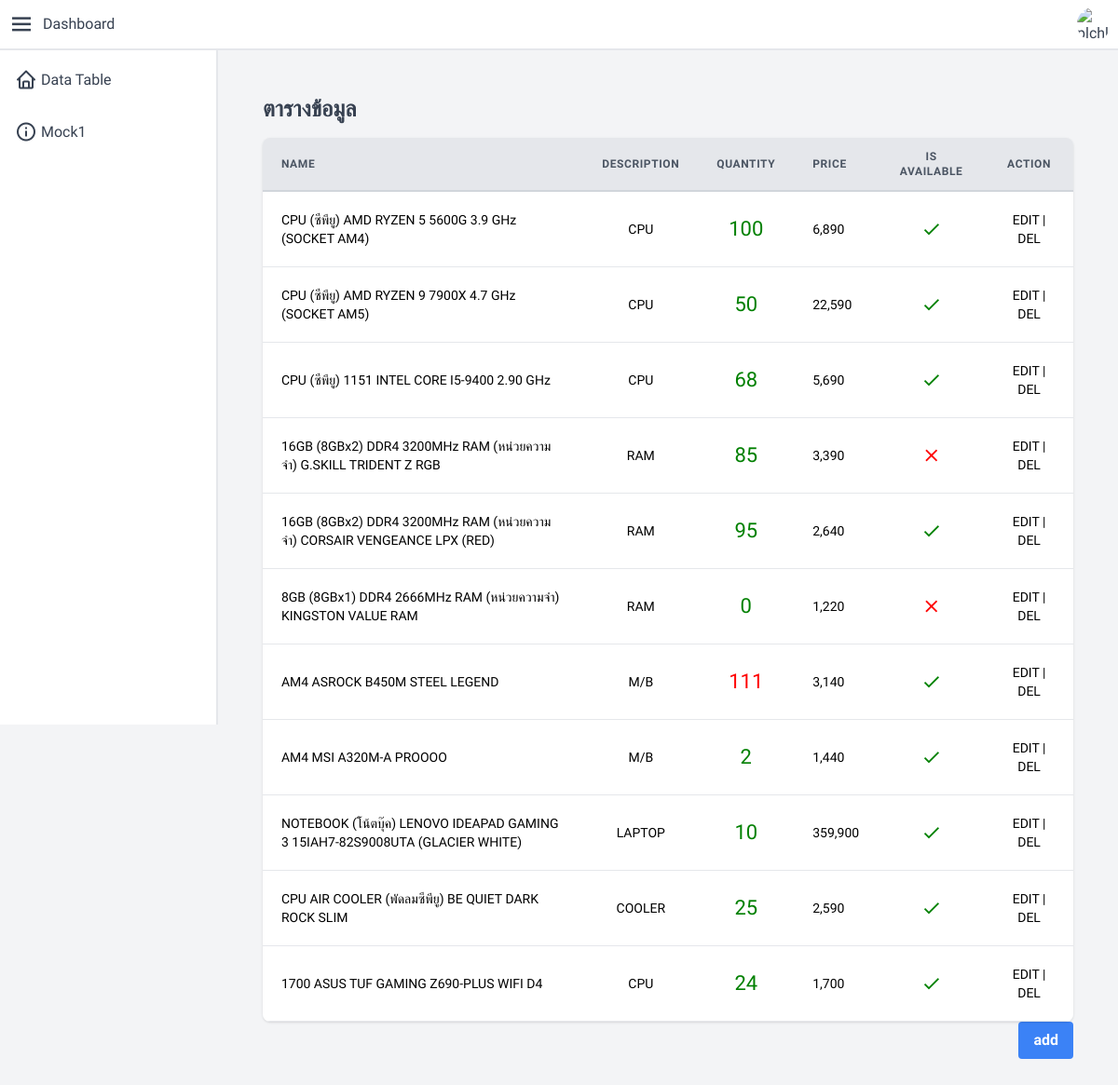
The app's page /, older data.
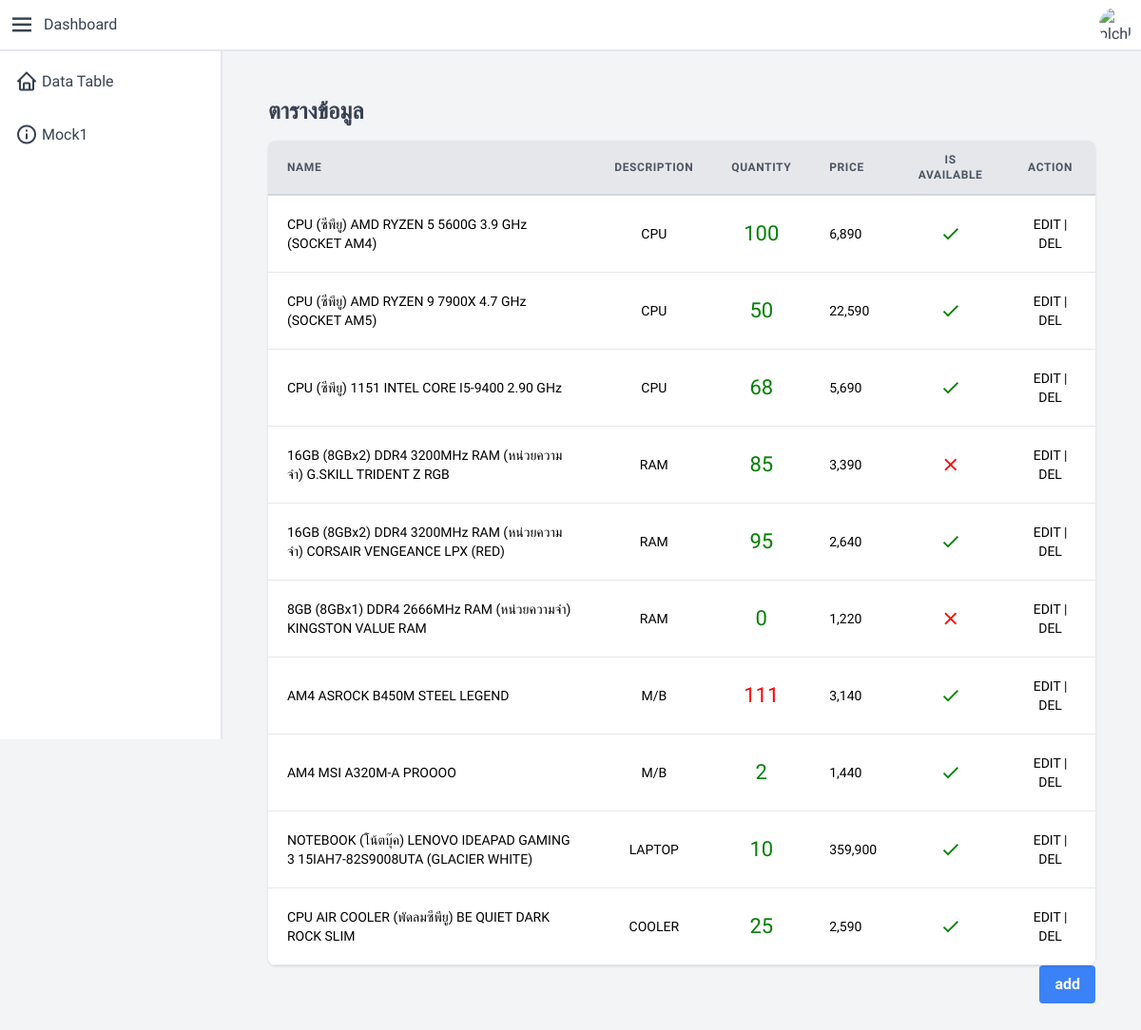
The same page, newer data.
### main/models.py (models this page shows, shortened)
class Product(models.Model):
    name = models.CharField(max_length= 120)
    description = models.TextField()
    quantity = models.DecimalField(decimal_places=2, max_digits=10000)
    price = models.DecimalField(decimal_places=2, max_digits=10000)
    is_available = models.BooleanField(default=True)

### main/views.py (the view)
# urls.py: path('', product_view),
def product_view(request):
    query_set = Product.objects.all().values()
    context ={
        "object": query_set
    }
    return render(request, "product_view.html", context)

### main/templates/product_view.html (shortened to what the changed rows need)
<head>
</head>
{% extends 'components/base.html' %}
{% block content %}
<div class="container mx-auto px-4 sm:px-8">
    <div class="py-8">
        <div>
            <h2 class="text-2xl font-semibold leading-tight">ตารางข้อมูล</h2>
        </div>
        <div class="-mx-4 sm:-mx-8 px-4 sm:px-8 py-4 overflow-x-auto">
            <div class="inline-block min-w-full shadow rounded-lg overflow-hidden">
                <table class="min-w-full leading-normal">
                    <thead>
                        <tr>
                            <th
                                class="px-5 py-3 border-b-2 border-gray-300 bg-gray-200 text-left text-xs font-semibold text-gray-600 uppercase tracking-wider">
                                Name
                            </th>
                            <th
                                class="px-5 py-3 border-b-2 border-gray-300 bg-gray-200 text-center text-xs font-semibold text-gray-600 uppercase tracking-wider">
                                Description
                            </th>
                            <th
                                class="px-5 py-3 border-b-2 border-gray-300 bg-gray-200 text-center text-xs font-semibold text-gray-600 uppercase tracking-wider">
                                Quantity
                            </th>
                            <th
                                class="px-5 py-3 border-b-2 border-gray-300 bg-gray-200 text-left text-xs font-semibold text-gray-600 uppercase tracking-wider">
                                Price
                            </th>
                            <th
                                class="px-5 py-3 border-b-2 border-gray-300 bg-gray-200 text-center text-xs font-semibold text-gray-600 uppercase tracking-wider">
                                Is Available
                            </th>
                            <th
                                class="px-5 py-3 border-b-2 border-gray-300 bg-gray-200 text-center text-xs font-semibold text-gray-600 uppercase tracking-wider">
                                Action
                            </th>
                        </tr>
                    </thead>
                    <tbody>
                        {% for x in object %}
                        <tr>
                            <td class="text-left px-5 py-5 border-b border-gray-200 bg-white text-sm ">
                                {{x.name}}
                            </td>
                            <td class="text-center px-5 py-5 border-b border-gray-200 bg-white text-sm ">
                                {{x.description}}
                            </td>
                            <td class="text-center px-5 py-5 border-b border-gray-200 bg-white text-sm ">
                                <div>
                                    {% if x.quantity <= 100 %} <p style="font-size:22px;color: green">
                                        {{x.quantity|floatformat:'g'}}</p>
                                        {% else %}
                                        <p style="font-size:22px;color: red">{{x.quantity|floatformat:'g'}}</p>
                                        {% endif %}
                                </div>
                            </td>
                            <td class="text-left px-5 py-5 border-b border-gray-200 bg-white text-sm ">
                                {{x.price|floatformat:'g'}}
                            </td>
                            <td class="text-center px-5 py-5 border-b border-gray-200 bg-white text-sm ">
                                <div>
                                    {% if x.is_available %}
                                    <i class="material-icons" style="font-size:22px;color: green">check</i>
                                    {% else %}
                                    <i class="material-icons" style="font-size:22px;color: red">close</i>
                                    {% endif %}
                                </div>
                            </td>
                            <td class="text-center px-5 py-5 border-b border-gray-200 bg-white text-sm ">
                                <a class="cursor-pointer" id="{{x.id}}" onclick="openEditModal(id)">EDIT</a> |
                                <a class="cursor-pointer" id="{{x.id}}" onclick="openDelModal(id)">DEL</a>
                            </td>
                        </tr>
                        {% endfor %}
                    </tbody>
                </table>
            </div>
        </div>
    </div>
</div>
{%endblock%}

Row changes from the older to the newer data that the page shows:
removed Product: name "1700 ASUS TUF GAMING Z690-PLUS WIFI D4", description "CPU", quantity "24", price "1,700", is_available True (drawn)
